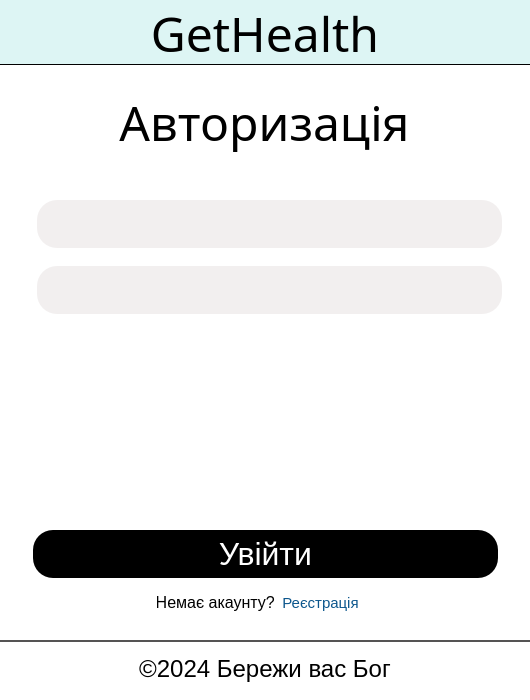
<?xml version="1.0" encoding="UTF-8"?>
<ui version="4.0">
 <class>MainWindow</class>
 <widget class="QMainWindow" name="MainWindow">
  <property name="geometry">
   <rect>
    <x>0</x>
    <y>0</y>
    <width>530</width>
    <height>700</height>
   </rect>
  </property>
  <property name="minimumSize">
   <size>
    <width>530</width>
    <height>700</height>
   </size>
  </property>
  <property name="maximumSize">
   <size>
    <width>530</width>
    <height>700</height>
   </size>
  </property>
  <property name="windowTitle">
   <string>GetHealth</string>
  </property>
  <property name="styleSheet">
   <string notr="true">background-color: white;</string>
  </property>
  <widget class="QWidget" name="centralwidget">
   <widget class="QLabel" name="headerName">
    <property name="geometry">
     <rect>
      <x>0</x>
      <y>0</y>
      <width>530</width>
      <height>65</height>
     </rect>
    </property>
    <property name="minimumSize">
     <size>
      <width>530</width>
      <height>65</height>
     </size>
    </property>
    <property name="maximumSize">
     <size>
      <width>530</width>
      <height>65</height>
     </size>
    </property>
    <property name="font">
     <font>
      <family>Myanmar Text</family>
      <pointsize>36</pointsize>
     </font>
    </property>
    <property name="styleSheet">
     <string notr="true">background: #DDF5F4;
color: black;
border-bottom: 1px solid black;</string>
    </property>
    <property name="text">
     <string>GetHealth</string>
    </property>
    <property name="textFormat">
     <enum>Qt::RichText</enum>
    </property>
    <property name="alignment">
     <set>Qt::AlignCenter</set>
    </property>
   </widget>
   <widget class="QLabel" name="pageTitle">
    <property name="geometry">
     <rect>
      <x>85</x>
      <y>92</y>
      <width>359</width>
      <height>60</height>
     </rect>
    </property>
    <property name="minimumSize">
     <size>
      <width>359</width>
      <height>43</height>
     </size>
    </property>
    <property name="maximumSize">
     <size>
      <width>359</width>
      <height>60</height>
     </size>
    </property>
    <property name="font">
     <font>
      <family>Myanmar Text</family>
      <pointsize>36</pointsize>
     </font>
    </property>
    <property name="styleSheet">
     <string notr="true">color: black;
</string>
    </property>
    <property name="text">
     <string>Авторизація</string>
    </property>
    <property name="textFormat">
     <enum>Qt::PlainText</enum>
    </property>
    <property name="alignment">
     <set>Qt::AlignCenter</set>
    </property>
   </widget>
   <widget class="QLineEdit" name="loginField">
    <property name="geometry">
     <rect>
      <x>37</x>
      <y>200</y>
      <width>465</width>
      <height>48</height>
     </rect>
    </property>
    <property name="minimumSize">
     <size>
      <width>465</width>
      <height>48</height>
     </size>
    </property>
    <property name="maximumSize">
     <size>
      <width>465</width>
      <height>48</height>
     </size>
    </property>
    <property name="font">
     <font>
      <family>Microsoft JhengHei UI</family>
      <pointsize>18</pointsize>
     </font>
    </property>
    <property name="cursor">
     <cursorShape>IBeamCursor</cursorShape>
    </property>
    <property name="styleSheet">
     <string notr="true">border-radius: 20px;
background-color: #F2EFEF;
padding: 8px 18px;</string>
    </property>
    <property name="maxLength">
     <number>10</number>
    </property>
    <property name="alignment">
     <set>Qt::AlignLeading|Qt::AlignLeft|Qt::AlignVCenter</set>
    </property>
   </widget>
   <widget class="QLineEdit" name="passwordField">
    <property name="geometry">
     <rect>
      <x>37</x>
      <y>266</y>
      <width>465</width>
      <height>48</height>
     </rect>
    </property>
    <property name="minimumSize">
     <size>
      <width>465</width>
      <height>48</height>
     </size>
    </property>
    <property name="maximumSize">
     <size>
      <width>465</width>
      <height>48</height>
     </size>
    </property>
    <property name="font">
     <font>
      <family>Microsoft JhengHei UI</family>
      <pointsize>18</pointsize>
     </font>
    </property>
    <property name="styleSheet">
     <string notr="true">border-radius: 20px;
background-color: #F2EFEF;
padding: 8px 18px;</string>
    </property>
    <property name="maxLength">
     <number>30</number>
    </property>
   </widget>
   <widget class="QPushButton" name="comeInButton">
    <property name="geometry">
     <rect>
      <x>33</x>
      <y>530</y>
      <width>465</width>
      <height>48</height>
     </rect>
    </property>
    <property name="minimumSize">
     <size>
      <width>465</width>
      <height>48</height>
     </size>
    </property>
    <property name="maximumSize">
     <size>
      <width>465</width>
      <height>48</height>
     </size>
    </property>
    <property name="font">
     <font>
      <family>Microsoft JhengHei UI</family>
      <pointsize>24</pointsize>
     </font>
    </property>
    <property name="cursor">
     <cursorShape>PointingHandCursor</cursorShape>
    </property>
    <property name="styleSheet">
     <string notr="true">border-radius: 20px;
background-color: #000000;
color: white;</string>
    </property>
    <property name="text">
     <string>Увійти</string>
    </property>
   </widget>
   <widget class="QLabel" name="footer">
    <property name="geometry">
     <rect>
      <x>157</x>
      <y>592</y>
      <width>121</width>
      <height>20</height>
     </rect>
    </property>
    <property name="minimumSize">
     <size>
      <width>0</width>
      <height>0</height>
     </size>
    </property>
    <property name="maximumSize">
     <size>
      <width>300</width>
      <height>50</height>
     </size>
    </property>
    <property name="font">
     <font>
      <family>Microsoft JhengHei UI</family>
      <pointsize>12</pointsize>
     </font>
    </property>
    <property name="styleSheet">
     <string notr="true">color: black;
</string>
    </property>
    <property name="text">
     <string>Немає акаунту? </string>
    </property>
    <property name="alignment">
     <set>Qt::AlignCenter</set>
    </property>
   </widget>
   <widget class="QLabel" name="companyName">
    <property name="geometry">
     <rect>
      <x>0</x>
      <y>640</y>
      <width>530</width>
      <height>56</height>
     </rect>
    </property>
    <property name="minimumSize">
     <size>
      <width>336</width>
      <height>10</height>
     </size>
    </property>
    <property name="maximumSize">
     <size>
      <width>530</width>
      <height>56</height>
     </size>
    </property>
    <property name="font">
     <font>
      <family>Microsoft JhengHei UI</family>
      <pointsize>18</pointsize>
     </font>
    </property>
    <property name="styleSheet">
     <string notr="true">color: #000;
border-top: 2px solid #555454;</string>
    </property>
    <property name="text">
     <string>©2024 Бережи вас Бог</string>
    </property>
    <property name="alignment">
     <set>Qt::AlignCenter</set>
    </property>
   </widget>
   <widget class="QPushButton" name="pushButton">
    <property name="geometry">
     <rect>
      <x>280</x>
      <y>592</y>
      <width>81</width>
      <height>21</height>
     </rect>
    </property>
    <property name="cursor">
     <cursorShape>PointingHandCursor</cursorShape>
    </property>
    <property name="styleSheet">
     <string notr="true">font-size: 15px;
color: #0C568C;
border-radius: 10px;</string>
    </property>
    <property name="text">
     <string>Реєстрація</string>
    </property>
   </widget>
  </widget>
 </widget>
 <resources/>
 <connections/>
</ui>
